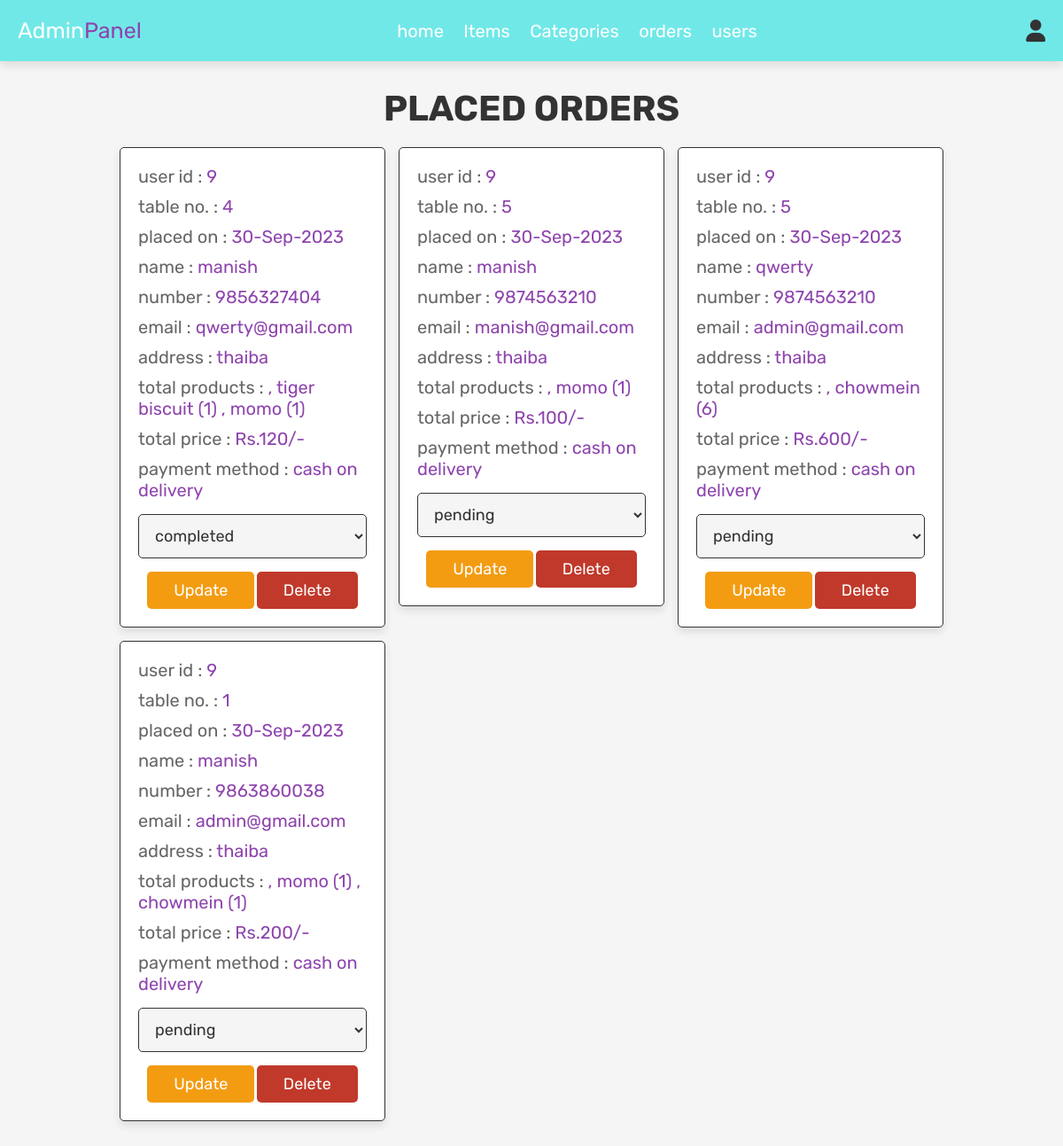
The page /admin_orders.php (signed in) on the database as committed earlier.
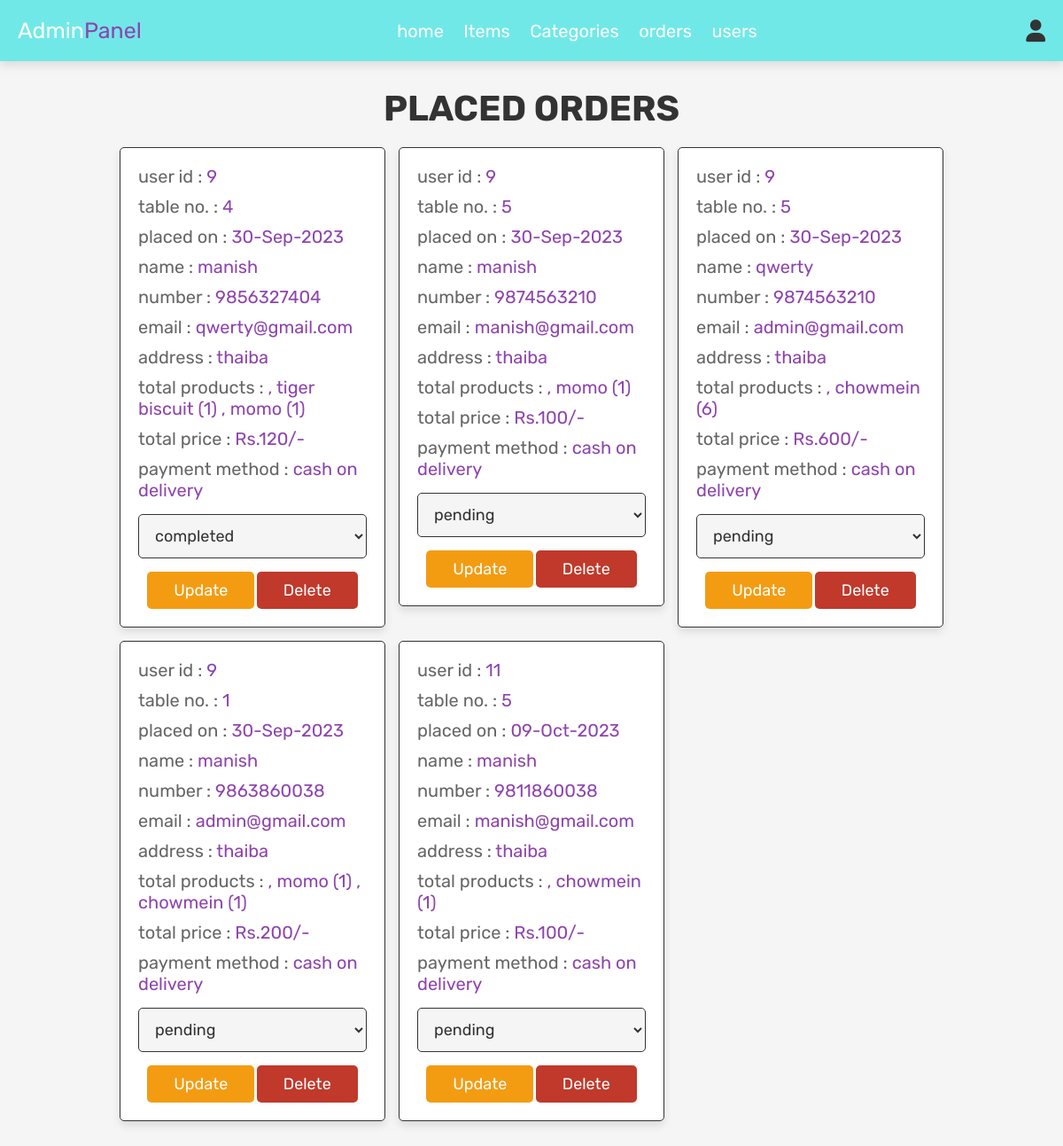
The same page on the database as committed later.
### tables this page shows
CREATE TABLE `orders` (
  `id` int(100) NOT NULL,
  `user_id` int(100) NOT NULL,
  `table_no` int(11) NOT NULL,
  `name` varchar(100) NOT NULL,
  `number` varchar(12) NOT NULL,
  `email` varchar(100) NOT NULL,
  `method` varchar(50) NOT NULL,
  `address` varchar(500) NOT NULL,
  `total_products` varchar(1000) NOT NULL,
  `total_price` int(100) NOT NULL,
  `placed_on` varchar(50) NOT NULL,
  `payment_status` varchar(20) NOT NULL DEFAULT 'pending'
);

### admin_orders.php (the view, shortened to what this page needs)
<?php
include 'config.php';
?>
<!DOCTYPE html>
<html lang="en">
<head>
   <link rel="stylesheet" href="https://cdnjs.cloudflare.com/ajax/libs/font-awesome/6.0.0/css/all.min.css">
   <link rel="stylesheet" href="css/admin_style.css?v=<?php echo time();?>">
</head>
<body>
<?php include 'admin_header.php'; ?>
<section class="orders">
   <h1 class="title">placed orders</h1>
   <div class="box-container">
      <?php
      $select_orders = mysqli_query($conn, "SELECT * FROM `orders`") or die('query failed');
      if(mysqli_num_rows($select_orders) > 0){
         while($fetch_orders = mysqli_fetch_assoc($select_orders)){
      ?>
      <div class="box">
         <p> user id : <span><?php echo $fetch_orders['user_id']; ?></span> </p>
         <p> table no. : <span><?php echo $fetch_orders['table_no']; ?></span> </p>
         <p> placed on : <span><?php echo $fetch_orders['placed_on']; ?></span> </p>
         <p> name : <span><?php echo $fetch_orders['name']; ?></span> </p>
         <p> number : <span><?php echo $fetch_orders['number']; ?></span> </p>
         <p> email : <span><?php echo $fetch_orders['email']; ?></span> </p>
         <p> address : <span><?php echo $fetch_orders['address']; ?></span> </p>
         <p> total products : <span><?php echo $fetch_orders['total_products']; ?></span> </p>
         <p> total price : <span>Rs.<?php echo $fetch_orders['total_price']; ?>/-</span> </p>
         <p> payment method : <span><?php echo $fetch_orders['method']; ?></span> </p>
         <form action="" method="post">
            <select name="update_payment">
               <option value="" selected disabled><?php echo $fetch_orders['payment_status']; ?></option>
            </select>
            <input type="submit" value="update" name="update_order" class="option-btn">
            <a href="admin_orders.php?delete=<?php echo $fetch_orders['id']; ?>" onclick="return confirm('delete this order?');" class="delete-btn">delete</a>
         </form>
      </div>
      <?php
         }
      }else{
         echo '<p class="empty">no orders placed yet!</p>';
      }
      ?>
   </div>
</section>
</body>
</html>

Rows that differ between the two databases and show on the page:
added orders: user "11", table_no "5", placed_on "09-Oct-2023", name "manish", number "9811860038", email "manish@gmail.com", address "thaiba", total_products ", chowmein (1)", total_price "100", method "cash on delivery", update_payment "pending"
